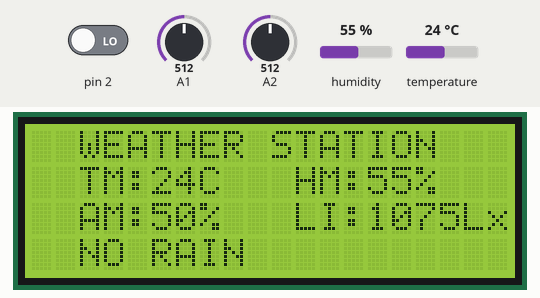
Bench run of a sketch on a simulated Arduino Uno, built with avr-gcc and run on an emulated ATmega328P. On the bench: 20×4 character LCD. The test bench sets the inputs (shaded band); at power-on: pin 2 LOW, humidity 55 %, A1 = 512, A2 = 512, temperature 24 °C.

Above: at 1.2 s.
1.3 s: pin 2 driven HIGH
At 1.54 s:
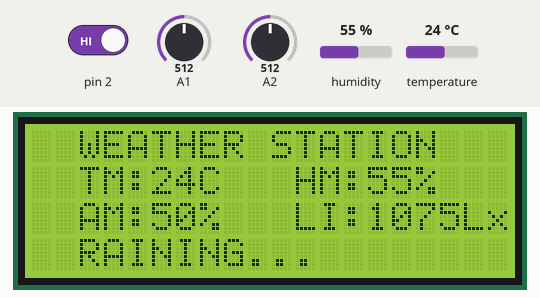
2.9 s: humidity set to 22 %
At 3.27 s:
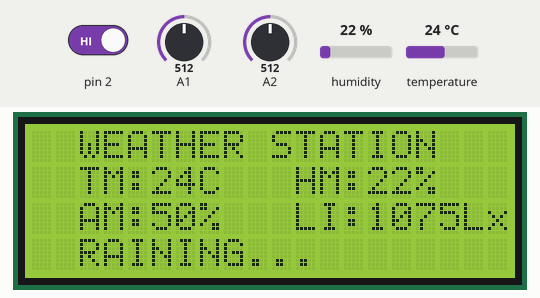
4.5 s: A1 set to 716
At 4.75 s:
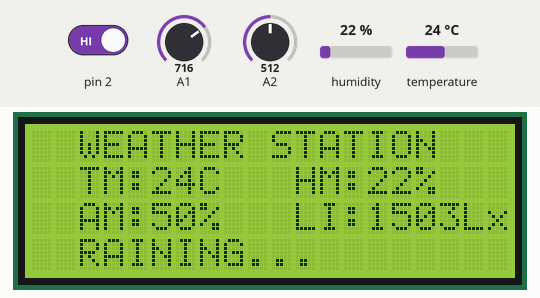
6.0 s: A2 set to 716
At 6.24 s:
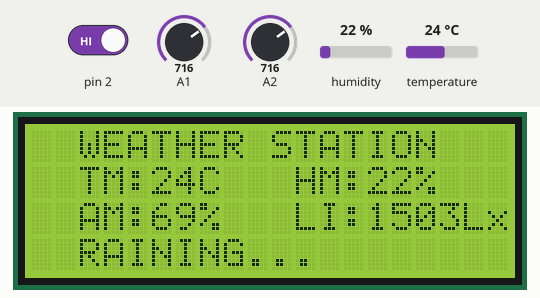
7.5 s: temperature set to 12 °C
At 7.72 s:
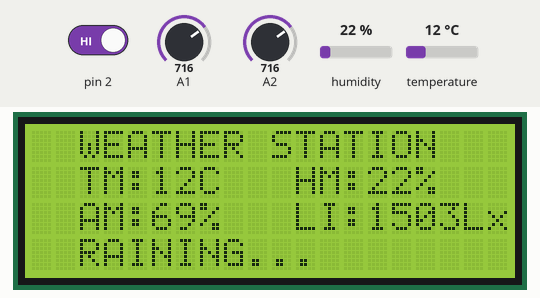
9.0 s: A1 set to 992
At 9.45 s:
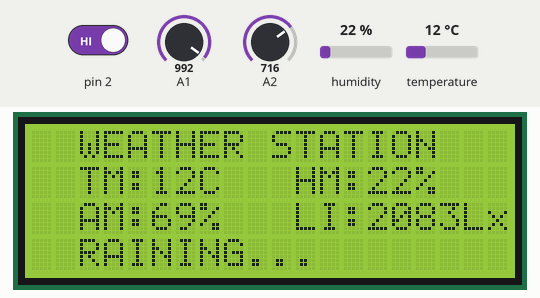

Measured:
- after the input at 1.3 s, the display: first changes at once (image 1 shows a later state)

The sketch:

Weather_Station_ESDA_Code.ino
```cpp
// include the library code:
#include <LiquidCrystal.h>

//LiquidCrystal lcd(rs, en, d4, d5, d6, d7);
  LiquidCrystal lcd(13, 12, 11, 10,  9,  8);

// include the DHT11 library code:
#include "dht.h"
#define dht_apin A0 // Analog Pin sensor is connected to

dht DHT;

void setup()
{
  pinMode(2,INPUT);
  // set up the LCD's number of columns and rows:
  lcd.begin(20, 4);
  lcd.setCursor(0,0);
  lcd.print("  WEATHER STATION    ");
}

void loop()
{
  int S2 = analogRead(A1);
  int S3 = analogRead(A2);
  int Rain = digitalRead(2);

  DHT.read11(dht_apin);

  //Temperature Sensing
  int Temp = DHT.temperature;
  lcd.setCursor(0,1);
  lcd.print("  TM:");
  lcd.print(Temp);
  lcd.print("C  ");

  //Humidity Sennsing
  int Humidity = DHT.humidity;
  lcd.setCursor(11,1);
  lcd.print("HM:");
  lcd.print(Humidity);
  lcd.print("%  ");

  //Light Intensity
  lcd.setCursor(11,2);
  lcd.print("LI:");
  int LI=S2*2.1;
  lcd.print(LI);
  lcd.print("Lx  ");

  //Air Moisture Sensor
  lcd.setCursor(0,2);
  lcd.print("  AM:");
  int AM = map(S3,0,1023,0,100);
  lcd.print(AM);
  lcd.print("% ");

  //Rain Sensor
  if(Rain == HIGH)
  {
    lcd.setCursor(0,3);
    lcd.print("  RAINING    ");
    delay(50);
    lcd.setCursor(0,3);
    lcd.print("  RAINING.    ");
    delay(50);
    lcd.setCursor(0,3);
    lcd.print("  RAINING..   ");
    delay(50);
    lcd.setCursor(0,3);
    lcd.print("  RAINING...   ");
    delay(50);
  }
  else
  {
    lcd.setCursor(0,3);
    lcd.print("  NO RAIN     ");
  }
  delay(10);
}
```
